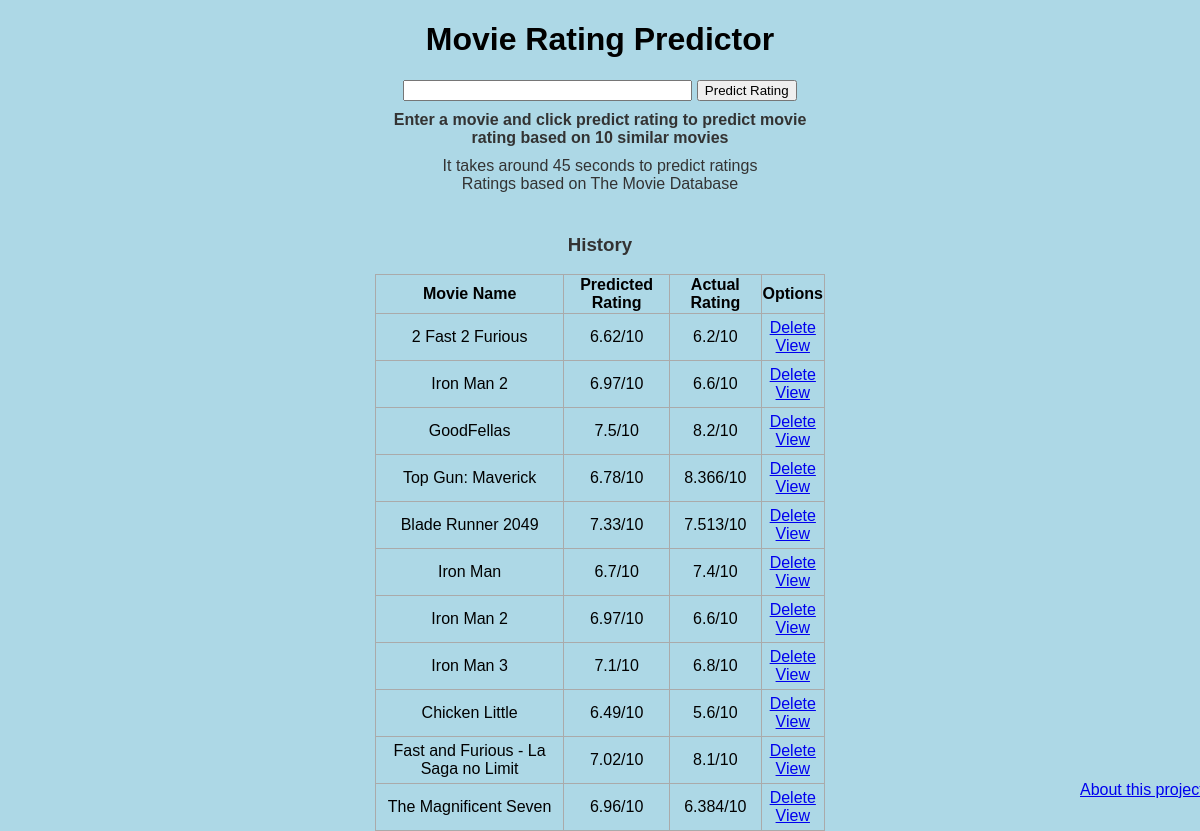
Before: / with the older database file.
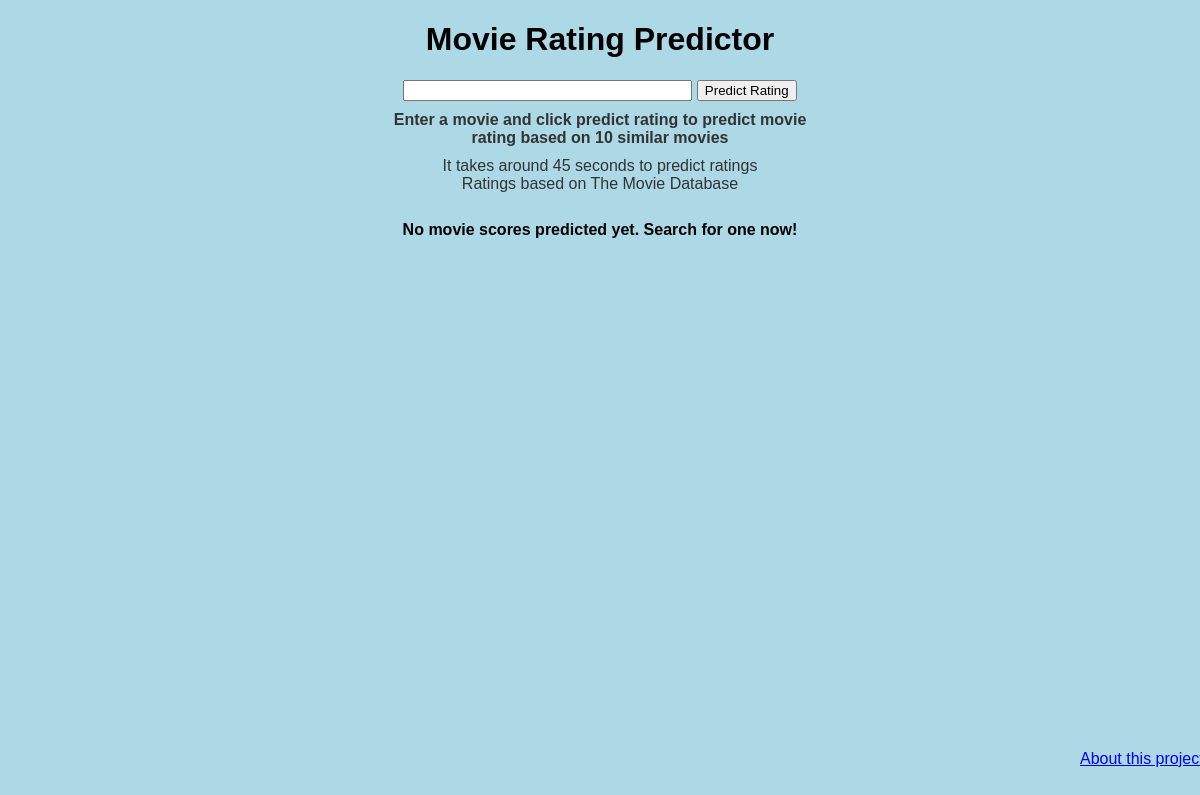
After: the same page with the newer database file.
### app.py (models this page shows, shortened)
class Todo(db.Model):
    id = db.Column(db.Integer, primary_key=True)
    name = db.Column(db.String(200), nullable=False)
    content = db.Column(db.String(500), nullable=False)
    predicted = db.Column(db.Float, default=0)
    actual = db.Column(db.Float, default=0)
    date_created = db.Column(db.DateTime, default=datetime.utcnow)

### app.py (the view)
@app.route('/', methods=['POST', 'GET'])
def index():
    if request.method == 'POST':
        searchName = request.form['search']
        responseData = run(searchName)
        new_task = Todo(name=responseData[2], content=str(responseData[0]), predicted=responseData[1], actual=responseData[3])
        print(new_task)
        for i in responseData:
            print(i)
        try:
            db.session.add(new_task)
            db.session.commit()
            return redirect('/')
        except:
            return 'There was an issue searching for your movie'
    else:
        tasks = Todo.query.order_by(Todo.date_created).all()
        return render_template('index.html', tasks=tasks)

### templates/index.html (shortened to what this page needs)
{% extends 'base.html' %}
{% block body %}
<div class="content">
    <h1 style="text-align: center">Movie Rating Predictor</h1>
    <form action="/" method="POST" style="text-align: center">
        <input type="text" name="search" id="search" size="33px">
        <input type="submit" value="Predict Rating">
    </form>
    <h4 style="text-align: center; color: #333333">Enter a movie and click predict rating to predict movie rating based on 10 similar movies</h4>
    <p style="text-align: center; color: #333333">It takes around 45 seconds to predict ratings</p>
    <p style="text-align: center; color: #333333">Ratings based on The Movie Database</p>
    {% if tasks|length < 1%}
    <h4 style="text-align: center"><br>No movie scores predicted yet. Search for one now!</h4>
    {% else %}
    <h3 style="text-align: center; color: #333333"><br>History</h3>
    <table>
        <tr>
            <th>Movie Name</th>
            <th>Predicted Rating</th>
            <th>Actual Rating</th>
            <th>Options</th>
        </tr>
        {% for task in tasks%}
        <tr>
            <td>{{ task.name }}</td>
            <td>{{ task.predicted }}/10</td>
            <td>{{ task.actual }}/10</td>
            <td>
                <a href="/delete/{{task.id}}">Delete</a>
                <br>
                <a href="/view/{{task.id}}">View</a>
            </td>
        </tr>
        {% endfor %}
    </table>
    {% endif %}
</div>
{% endblock %}
{% block footer %}
<footer>
    <p><a href="/about">About this project</a></p>
</footer>
{% endblock %}

### templates/base.html (shortened to what this page needs)
<!DOCTYPE html>
<html lang="en">
<head>
    <link rel="stylesheet" href="{{ url_for('static', filename='css/main.css') }}" />
</head>
<body>
    {% block body %}{% endblock %}
</body>
<footer>
    {% block footer %}{% endblock %}
</footer>
</html>

### static/css/main.css (style rules this page uses)
body, html { margin: 0; font-family: sans-serif; background-color: lightblue; }
.content { margin: 0 auto; width: 450px; }
h4 { margin:0; padding:10px; }
p { margin:0; padding:0; }
footer { position: fixed; left:90%; bottom:0px; height:50px; width:100%; }

Changed rows visible on the page:
removed Todo: name "2 Fast 2 Furious", predicted "6.62", actual "6.2"
removed Todo: name "Iron Man 2", predicted "6.97", actual "6.6"
removed Todo: name "GoodFellas", predicted "7.5", actual "8.2"
removed Todo: name "Top Gun: Maverick", predicted "6.78", actual "8.366"
removed Todo: name "Blade Runner 2049", predicted "7.33", actual "7.513"
removed Todo: name "Iron Man", predicted "6.7", actual "7.4"
removed Todo: name "Iron Man 2", predicted "6.97", actual "6.6"
removed Todo: name "Iron Man 3", predicted "7.1", actual "6.8"
removed Todo: name "Chicken Little", predicted "6.49", actual "5.6"
removed Todo: name "Fast and Furious - La Saga no Limit", predicted "7.02", actual "8.1"
removed Todo: name "The Magnificent Seven", predicted "6.96", actual "6.384"
Other visible differences:
text no longer shown: "History Movie Name Predicted Rating Actual Rating Options"
text now shown: "No movie scores predicted yet. Search for one now!"
